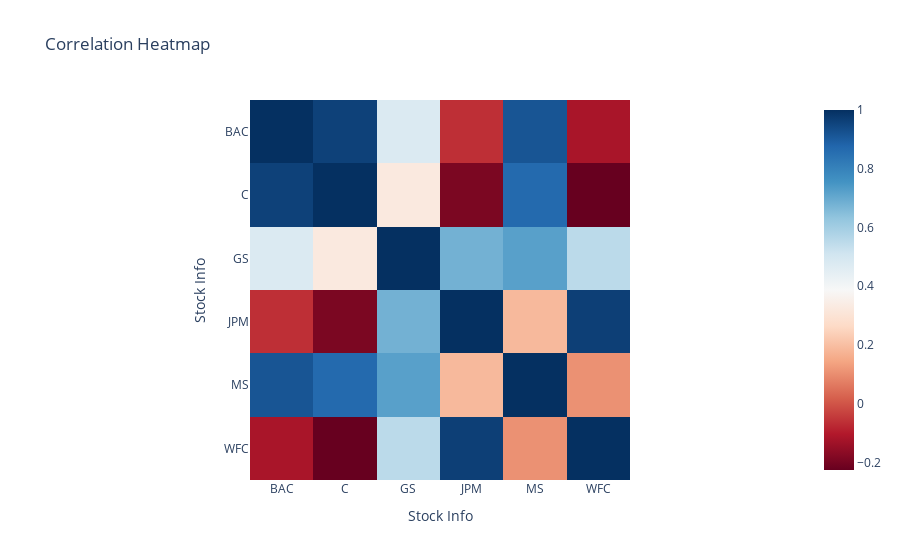

Write notebook code for a chart like this one.
### Code cell
close_prices = df.xs(key = 'Close', axis=1)
close_corr = close_prices.corr()

fig = px.imshow(close_corr,
                color_continuous_scale='RdBu',
                title = 'Correlation Heatmap')

fig.show()

### Figure 1 — Plotly figure (JSON) as saved in the notebook; plotly's stock layout.template omitted (floating-point values rounded to 4 significant figures)
{"data": [{"coloraxis": "coloraxis", "hovertemplate": "Stock Info: %{x}<br>Stock Info: %{y}<br>color: %{z}<extra></extra>", "name": "0", "type": "heatmap", "x": ["BAC", "C", "GS", "JPM", "MS", "WFC"], "xaxis": "x", "y": ["BAC", "C", "GS", "JPM", "MS", "WFC"], "yaxis": "y", "z": [[1.0, 0.9614, 0.4771, -0.06315, 0.9159, -0.1182], [0.9614, 1.0, 0.3267, -0.192, 0.867, -0.2253], [0.4771, 0.3267, 1.0, 0.6804, 0.7219, 0.5536], [-0.06315, -0.192, 0.6804, 1.0, 0.1884, 0.965], [0.9159, 0.867, 0.7219, 0.1884, 1.0, 0.107], [-0.1182, -0.2253, 0.5536, 0.965, 0.107, 1.0]]}], "layout": {"coloraxis": {"colorscale": [[0, "rgb(103,0,31)"], [0.1, "rgb(178,24,43)"], [0.2, "rgb(214,96,77)"], [0.3, "rgb(244,165,130)"], [0.4, "rgb(253,219,199)"], [0.5, "rgb(247,247,247)"], [0.6, "rgb(209,229,240)"], [0.7, "rgb(146,197,222)"], [0.8, "rgb(67,147,195)"], [0.9, "rgb(33,102,172)"], [1, "rgb(5,48,97)"]]}, "title": {"text": "Correlation Heatmap"}, "xaxis": {"anchor": "y", "constrain": "domain", "domain": [0, 1], "scaleanchor": "y", "title": {"text": "Stock Info"}}, "yaxis": {"anchor": "x", "autorange": "reversed", "constrain": "domain", "domain": [0, 1], "title": {"text": "Stock Info"}}}}
